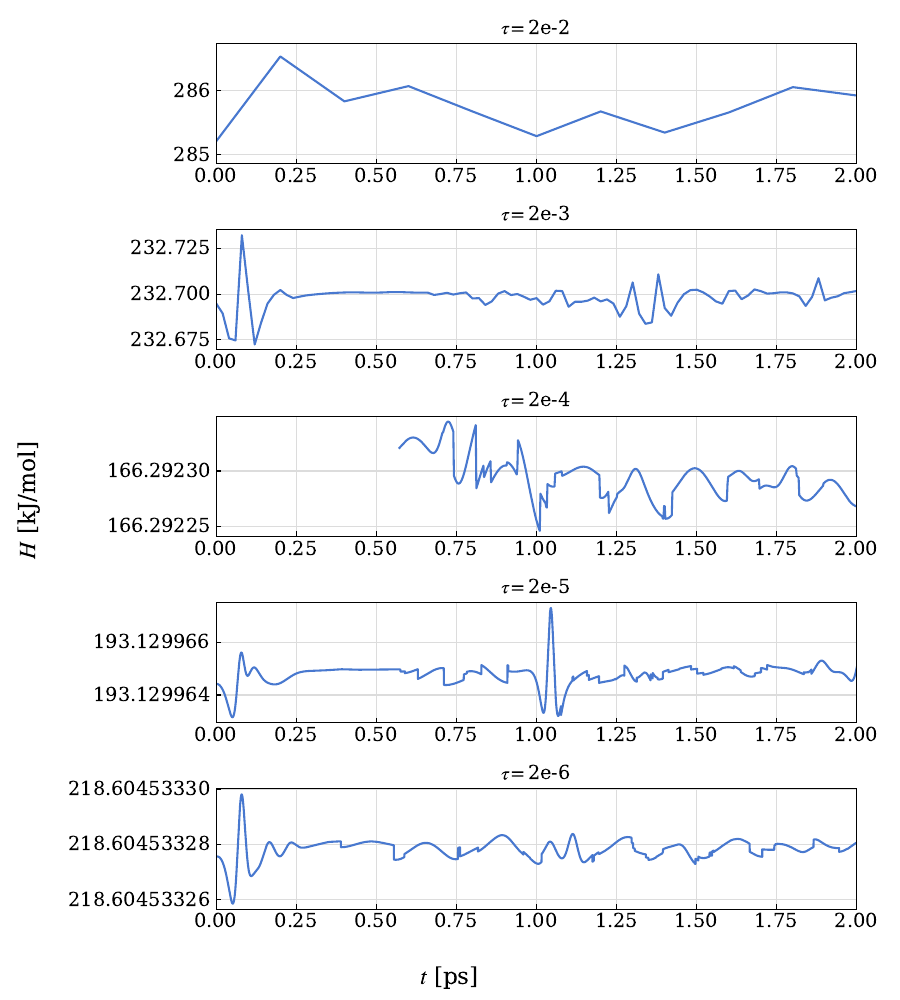

Python code for this plot:
import os
from pathlib import Path

import numpy as np
from matplotlib import pyplot as plt

from figures import common

common.setup_pyplot()

root_path = Path("./data/processed/stability_1700835465/")
files = os.listdir(root_path)
files.sort()

fig, axs = plt.subplots(len(files), 1, figsize=(9, 10))

for idx, file in enumerate(files):
    steps, Hs = np.loadtxt(root_path / file).T
    axs[idx].plot(steps, Hs)
    axs[idx].set_xlim(0, 2)
    axs[idx].set_title(f"$\\tau=${file.split('=')[1]}")

fig.supxlabel("$t$ [ps]")
fig.supylabel("$H$ [kJ/mol]")
fig.tight_layout()
# plt.show()

plt.savefig("./figures/stability_2.pdf")
